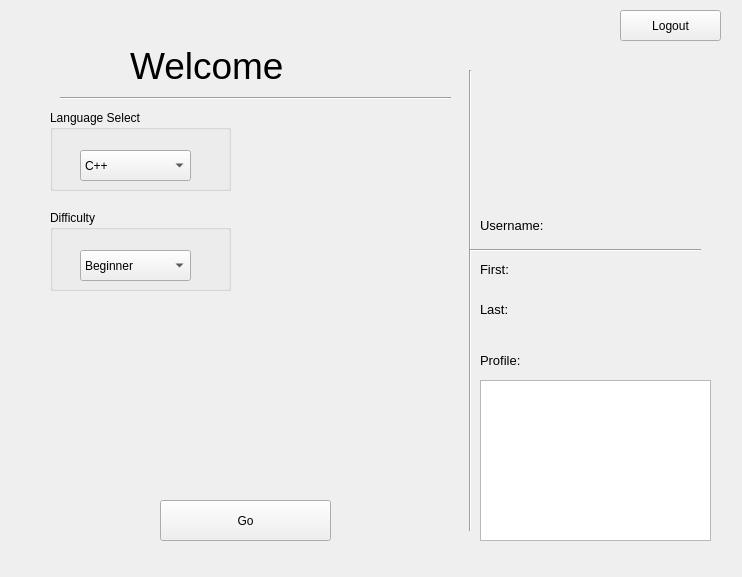
<?xml version="1.0" encoding="UTF-8"?>
<ui version="4.0">
 <class>menu</class>
 <widget class="QWidget" name="menu">
  <property name="geometry">
   <rect>
    <x>0</x>
    <y>0</y>
    <width>742</width>
    <height>577</height>
   </rect>
  </property>
  <property name="windowTitle">
   <string>Form</string>
  </property>
  <widget class="Line" name="line">
   <property name="geometry">
    <rect>
     <x>460</x>
     <y>70</y>
     <width>20</width>
     <height>461</height>
    </rect>
   </property>
   <property name="orientation">
    <enum>Qt::Vertical</enum>
   </property>
  </widget>
  <widget class="QTextBrowser" name="profiletext">
   <property name="geometry">
    <rect>
     <x>480</x>
     <y>380</y>
     <width>231</width>
     <height>161</height>
    </rect>
   </property>
   <property name="font">
    <font>
     <pointsize>10</pointsize>
    </font>
   </property>
  </widget>
  <widget class="Line" name="line_2">
   <property name="geometry">
    <rect>
     <x>60</x>
     <y>90</y>
     <width>391</width>
     <height>16</height>
    </rect>
   </property>
   <property name="orientation">
    <enum>Qt::Horizontal</enum>
   </property>
  </widget>
  <widget class="Line" name="line_3">
   <property name="geometry">
    <rect>
     <x>470</x>
     <y>240</y>
     <width>231</width>
     <height>20</height>
    </rect>
   </property>
   <property name="orientation">
    <enum>Qt::Horizontal</enum>
   </property>
  </widget>
  <widget class="QGroupBox" name="groupBox">
   <property name="geometry">
    <rect>
     <x>50</x>
     <y>110</y>
     <width>181</width>
     <height>81</height>
    </rect>
   </property>
   <property name="title">
    <string>Language Select</string>
   </property>
   <widget class="QComboBox" name="comboBox">
    <property name="geometry">
     <rect>
      <x>30</x>
      <y>40</y>
      <width>111</width>
      <height>31</height>
     </rect>
    </property>
    <item>
     <property name="text">
      <string>C++</string>
     </property>
    </item>
    <item>
     <property name="text">
      <string>Javascript</string>
     </property>
    </item>
    <item>
     <property name="text">
      <string>HTML</string>
     </property>
    </item>
    <item>
     <property name="text">
      <string>Python</string>
     </property>
    </item>
   </widget>
  </widget>
  <widget class="QGroupBox" name="groupBox_2">
   <property name="geometry">
    <rect>
     <x>50</x>
     <y>210</y>
     <width>181</width>
     <height>81</height>
    </rect>
   </property>
   <property name="title">
    <string>Difficulty</string>
   </property>
   <widget class="QComboBox" name="comboBox_2">
    <property name="geometry">
     <rect>
      <x>30</x>
      <y>40</y>
      <width>111</width>
      <height>31</height>
     </rect>
    </property>
    <item>
     <property name="text">
      <string>Beginner</string>
     </property>
    </item>
    <item>
     <property name="text">
      <string>Intermediate</string>
     </property>
    </item>
    <item>
     <property name="text">
      <string>Advanced</string>
     </property>
    </item>
    <item>
     <property name="text">
      <string>Expert</string>
     </property>
    </item>
   </widget>
  </widget>
  <widget class="QPushButton" name="startbutton">
   <property name="geometry">
    <rect>
     <x>160</x>
     <y>500</y>
     <width>171</width>
     <height>41</height>
    </rect>
   </property>
   <property name="text">
    <string>Go</string>
   </property>
  </widget>
  <widget class="QPushButton" name="logoutbutton">
   <property name="geometry">
    <rect>
     <x>620</x>
     <y>10</y>
     <width>101</width>
     <height>31</height>
    </rect>
   </property>
   <property name="text">
    <string>Logout</string>
   </property>
  </widget>
  <widget class="QLabel" name="label">
   <property name="geometry">
    <rect>
     <x>130</x>
     <y>30</y>
     <width>271</width>
     <height>71</height>
    </rect>
   </property>
   <property name="font">
    <font>
     <pointsize>28</pointsize>
    </font>
   </property>
   <property name="text">
    <string>Welcome</string>
   </property>
  </widget>
  <widget class="QLabel" name="usernameprofilelabel">
   <property name="geometry">
    <rect>
     <x>570</x>
     <y>210</y>
     <width>141</width>
     <height>31</height>
    </rect>
   </property>
   <property name="font">
    <font>
     <pointsize>11</pointsize>
    </font>
   </property>
   <property name="text">
    <string/>
   </property>
  </widget>
  <widget class="QLabel" name="label_2">
   <property name="geometry">
    <rect>
     <x>480</x>
     <y>210</y>
     <width>81</width>
     <height>31</height>
    </rect>
   </property>
   <property name="font">
    <font>
     <pointsize>10</pointsize>
    </font>
   </property>
   <property name="text">
    <string>Username:</string>
   </property>
  </widget>
  <widget class="QLabel" name="label_5">
   <property name="geometry">
    <rect>
     <x>480</x>
     <y>350</y>
     <width>63</width>
     <height>20</height>
    </rect>
   </property>
   <property name="font">
    <font>
     <pointsize>10</pointsize>
    </font>
   </property>
   <property name="text">
    <string>Profile:</string>
   </property>
  </widget>
  <widget class="QLabel" name="label_4">
   <property name="geometry">
    <rect>
     <x>480</x>
     <y>250</y>
     <width>51</width>
     <height>39</height>
    </rect>
   </property>
   <property name="font">
    <font>
     <pointsize>10</pointsize>
    </font>
   </property>
   <property name="text">
    <string>First:</string>
   </property>
  </widget>
  <widget class="QLabel" name="profilefirstlabel">
   <property name="geometry">
    <rect>
     <x>540</x>
     <y>250</y>
     <width>201</width>
     <height>39</height>
    </rect>
   </property>
   <property name="font">
    <font>
     <pointsize>10</pointsize>
    </font>
   </property>
   <property name="text">
    <string/>
   </property>
  </widget>
  <widget class="QLabel" name="label_3">
   <property name="geometry">
    <rect>
     <x>480</x>
     <y>290</y>
     <width>41</width>
     <height>39</height>
    </rect>
   </property>
   <property name="font">
    <font>
     <pointsize>10</pointsize>
    </font>
   </property>
   <property name="text">
    <string>Last:</string>
   </property>
  </widget>
  <widget class="QLabel" name="profilelastlabel">
   <property name="geometry">
    <rect>
     <x>540</x>
     <y>290</y>
     <width>151</width>
     <height>39</height>
    </rect>
   </property>
   <property name="font">
    <font>
     <pointsize>10</pointsize>
    </font>
   </property>
   <property name="text">
    <string/>
   </property>
  </widget>
 </widget>
 <resources/>
 <connections/>
</ui>
